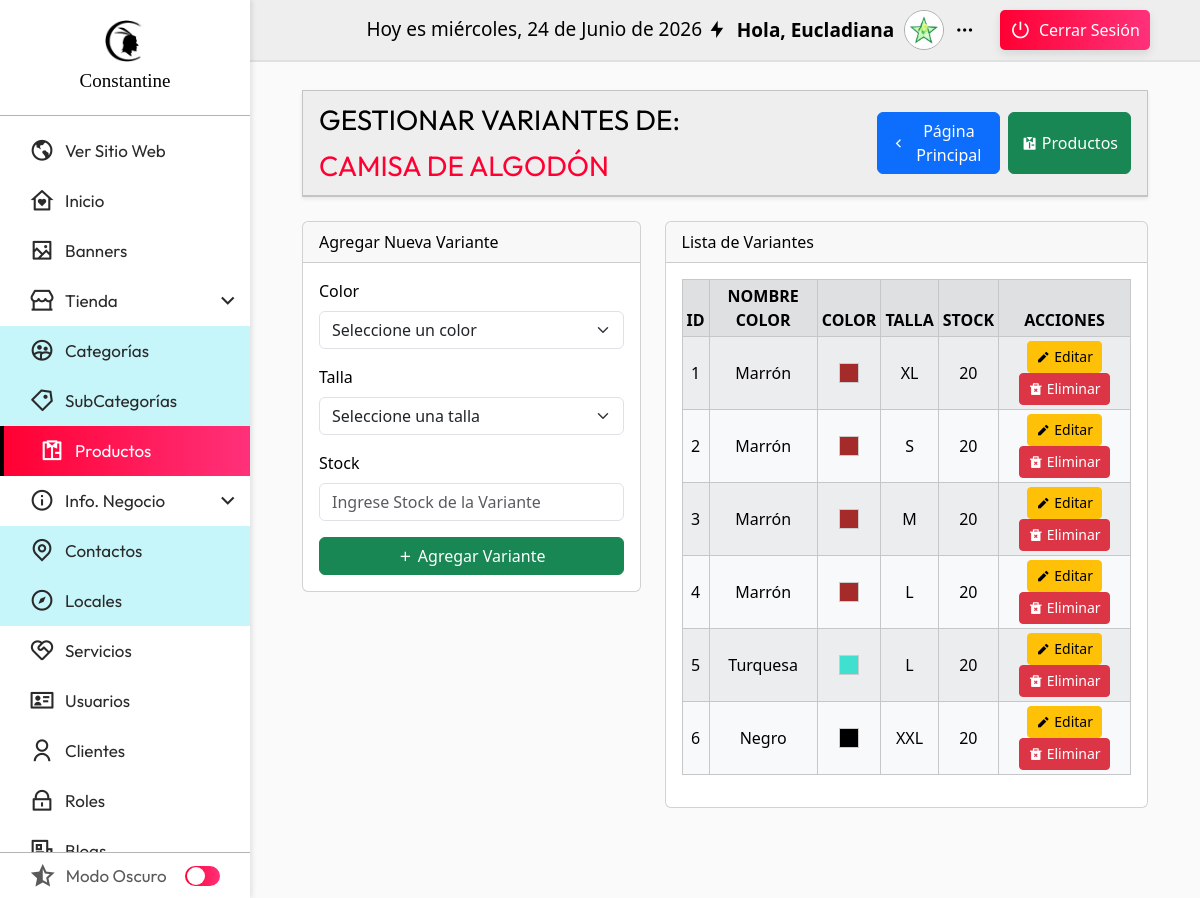
/admin/seccion/productos/variantes.php?txtID=1 (signed in), run on the app's committed database.
### tables this page shows
CREATE TABLE productos (
    id_producto INT AUTO_INCREMENT PRIMARY KEY,
    codigo_producto VARCHAR(6) NOT NULL,
    nombre_producto VARCHAR(30) NOT NULL,
    descripcion TEXT,
    imagen VARCHAR(255),
    precio_venta DECIMAL(10, 2) NOT NULL,   
    stock_total INT NOT NULL DEFAULT 0,     
    id_categoria INT,
    id_publico INT,
    fecha_creacion DATETIME DEFAULT CURRENT_TIMESTAMP,
    fecha_actualizacion DATETIME DEFAULT CURRENT_TIMESTAMP ON UPDATE CURRENT_TIMESTAMP,
    FOREIGN KEY (id_categoria) REFERENCES categorias(id_categoria) ON DELETE SET NULL,
    FOREIGN KEY (id_publico) REFERENCES publico(id_publico) ON DELETE SET NULL
);

CREATE TABLE productos_variantes (
    id_variante INT AUTO_INCREMENT PRIMARY KEY,
    id_producto INT NOT NULL,
    id_color INT NOT NULL,
    id_talla INT NOT NULL,
    stock INT NOT NULL,   
    FOREIGN KEY (id_producto) REFERENCES productos(id_producto) ON DELETE CASCADE,
    FOREIGN KEY (id_color) REFERENCES colores(id_color) ON DELETE CASCADE,
    FOREIGN KEY (id_talla) REFERENCES tallas(id_talla) ON DELETE CASCADE
);

CREATE TABLE colores (
    id_color INT AUTO_INCREMENT PRIMARY KEY,
    nombre_color VARCHAR(50) NOT NULL,
    descripcion TEXT,
    codigo_color VARCHAR(7) NOT NULL   
);

CREATE TABLE tallas (
    id_talla INT AUTO_INCREMENT PRIMARY KEY,
    nombre_talla VARCHAR(10) NOT NULL
);

### admin/seccion/productos/variantes.php (the view, shortened to what this page needs)
<?php
include("../inicio/conexion.php");
if (isset($_GET['txtID']) && is_numeric($_GET['txtID'])) {
    $id_producto = (int)$_GET["txtID"];
    $sentencia = $conexion->prepare("SELECT * FROM productos WHERE id_producto = :id_producto");
    $sentencia->bindParam(":id_producto", $id_producto);
    $sentencia->execute();
    $producto = $sentencia->fetch(PDO::FETCH_ASSOC);
    $sentencia = $conexion->prepare("SELECT v.*, c.nombre_color, c.codigo_color, t.nombre_talla
    FROM productos_variantes v
    LEFT JOIN colores c ON v.id_color = c.id_color
    LEFT JOIN tallas t ON v.id_talla = t.id_talla
    WHERE v.id_producto = :id_producto");
    $sentencia->bindParam(":id_producto", $id_producto);
    $sentencia->execute();
    $variantes = $sentencia->fetchAll(PDO::FETCH_ASSOC);
} else {
    header("Location: index.php");
    exit();
}
include("../../templates/header_admin.php");
?>
<div class="container-fluid">
    <div class="row">
        <div class="col-12">
            <div class="card shadow-sm mb-4 rounded-0" style="color: var(--color_texto); background-color: var(--color_barra_superior);">
                <div class="card-header d-flex justify-content-between align-items-center rounded-0" style="color: var(--color_texto); background-color: var(--color_barra_superior);">
                    <span class="titulo_categoria d-flex align-items-center gap-1 flex-wrap">
                        Gestionar Variantes de:
                        <span class="text_red">
                            <?php echo htmlspecialchars($producto['nombre_producto']); ?>
                        </span>
                    </span>
                    <div class="d-flex gap-2">
                        <a name="atras" id="atras" class="btn btn-primary d-flex align-items-center gap-1" href="../inicio/" role="button">
                            <i class="ri-arrow-left-s-line"></i> Página Principal
                        </a>
                        <a name="atras" id="atras" class="btn btn-success d-flex align-items-center gap-1" href="index.php" role="button">
                            <i class="ri-shirt-fill"></i> Productos
                        </a>
                    </div>
                </div>
            </div>
        </div>
    </div>
    <div class="row">
        <div class="col-lg-5 mb-4">
            <div class="card" style="color: var(--color_texto); background-color: var(--color_barra_lateral);">
                <div class="card-header">Agregar Nueva Variante</div>
                <div class="card-body">
                    <form method="POST" action="crear_variante.php">
                        <div class="mb-3">
                            <label for="id_color" class="form-label">Color</label>
                            <div class="d-flex align-items-center">
                                <select id="id_color" name="id_color" class="form-select" required>
                                    <option value="">Seleccione un color</option>
                                </select>
                            </div>
                        </div>
                        <div class="mb-3">
                            <label for="id_talla" class="form-label">Talla</label>
                            <select id="id_talla" name="id_talla" class="form-select" required>
                                <option value="">Seleccione una talla</option>
                            </select>
                        </div>
                        <div class="mb-3">
                            <label for="stock" class="form-label">Stock</label>
                            <input type="number"  placeholder="Ingrese Stock de la Variante" id="stock" name="stock" class="form-control" required min="0">
                        </div>
                        <button type="submit" class="btn btn-success w-100"><i class="ri-add-line"></i> Agregar Variante</button>
                    </form>
                </div>
            </div>
        </div>
        <div class="col-lg-7">
            <div class="card" style="color: var(--color_texto); background-color: var(--color_barra_lateral);">
                <div class="card-header">Lista de Variantes</div>
                <div class="card-body">
                    <div class="table-responsive">
                        <table class="table table-sm table-light table-bordered table-hover align-middle table-striped">
                            <thead>
                                <tr class="table-active">
                                    <th class="text-center">ID</th>
                                    <th class="text-center">Nombre Color</th>
                                    <th class="text-center">Color</th>
                                    <th class="text-center">Talla</th>
                                    <th class="text-center">Stock</th>
                                    <th class="text-center">Acciones</th>
                                </tr>
                            </thead>
                            <tbody>
                                <?php foreach ($variantes as $variante) { ?>
                                    <tr>
                                        <td class="text-center"><?php echo $variante['id_variante']; ?></td>
                                        <td class="text-center"><?php echo htmlspecialchars($variante['nombre_color']); ?></td>
                                        <td class="text-center">
                                            <div style="display: flex; align-items: center; justify-content: center; height: 100%;">
                                                <div style="width: 20px; height: 20px; border: 1px solid #ccc; background-color: <?php echo $variante['codigo_color']; ?>;"></div>
                                            </div>
                                        </td>
                                        <td class="text-center"><?php echo htmlspecialchars($variante['nombre_talla']); ?></td>
                                        <td class="text-center"><?php echo $variante['stock']; ?></td>
                                        <td class="text-center">
                                            <a href="editar_variante.php?txtID=<?php echo $variante['id_variante']; ?>" class="btn btn-warning btn-sm">
                                                <i class="ri-pencil-fill"></i> Editar
                                            </a>
                                            <a href="eliminar_variante.php?id_variante=<?php echo $variante['id_variante']; ?>&txtID=<?php echo $id_producto; ?>"
                                            class="btn btn-danger btn-sm"
                                            onclick="return confirm('¿Estás seguro de que deseas eliminar esta variante?')">
                                                <i class="ri-delete-bin-2-fill"></i> Eliminar
                                            </a>
                                        </td>
                                    </tr>
                                <?php } ?>
                            </tbody>
                        </table>
                    </div>
                </div>
            </div>
        </div>
    </div>
</div>

### admin/css/header.css (style rules this page uses)
:root { --nav_font: 'Outfit','Segoe UI', Tahoma, Geneva, Verdana, sans-serif; --titulo_font: "Outfit", sans-serif; --logo_font: "BankGothic"; --color_primario: #000000; --color_secundario: #FF0033; --color_blanco: #ffebeb; --titulo_cuerpo: 30px; --subtitulo_cuerpo: 20px; --parrafo_cuerpo: 15px; --titulo_lista: 23px; --color_barra_lateral:rgb(255,255,255); --color_barra_superior:rgb(238,238,238); --color_texto: rgb(0,0,0); --color_texto_menu:rgb(42, 42, 42); --color_menu_hover:rgb(238,238,238); --color_menu_hover_texto:rgb(0,0,0); --color_submenu_bg: #c7f6fa; --color_boton: #FF0033; --color_boton_hover: rgb(0,0,0); --color_boton_texto:rgb(255,255,255); --color_hover_modulo: linear-gradient(to left, #FF317A, var(--color_secundario)); --color_linea:rgb(180,180,180); --color_switch_base :rgb(201,202,206); --color_switch_circulo:rgb(148, 148, 148); --color_scroll:rgb(192,192,192); --color_scroll_hover:rgb(134,134,134); --color_main_bg: rgb(250, 250, 250); --color_main_text: rgb(0, 0, 0); }
* { margin: 0; padding: 0; box-sizing: border-box; }
body { height: 100vh; width: 100%; }
.text_red { color: var(--color_secundario); }
.titulo_categoria { font-family: var(--titulo_font); font-size: 28px; text-transform: uppercase; }
.table thead tr { background: var(--color_barra_superior); }
.table thead th { background: transparent; text-transform: uppercase; }

### data on the page
productos: nombre_producto "CAMISA DE ALGODÓN"
productos_variantes: id_variante "1", id_color.nombre_color "Marrón", id_talla.nombre_talla "XL", stock "20"
productos_variantes: id_variante "2", id_color.nombre_color "Marrón", id_talla.nombre_talla "S", stock "20"
productos_variantes: id_variante "3", id_color.nombre_color "Marrón", id_talla.nombre_talla "M", stock "20"
productos_variantes: id_variante "4", id_color.nombre_color "Marrón", id_talla.nombre_talla "L", stock "20"
productos_variantes: id_variante "5", id_color.nombre_color "Turquesa", id_talla.nombre_talla "L", stock "20"
productos_variantes: id_variante "6", id_color.nombre_color "Negro", id_talla.nombre_talla "XXL", stock "20"

### other printed values
fechaC() "Hoy es miércoles, 24 de Junio de 2026"
$_SESSION['nombres'] "Eucladiana"
